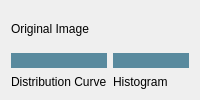
      <widget class="QWidget" name="curves">
       <attribute name="title">
        <string>Curves</string>
       </attribute>
       <layout class="QVBoxLayout" name="verticalLayout_10">
        <item>
         <layout class="QVBoxLayout" name="verticalLayout_9">
          <item>
           <layout class="QHBoxLayout" name="horizontalLayout_9">
            <item>
             <widget class="QLabel" name="original_image_tab3">
              <property name="text">
               <string>Original Image</string>
              </property>
             </widget>
            </item>
           </layout>
          </item>
          <item>
           <layout class="QHBoxLayout" name="horizontalLayout_10">
            <item>
             <layout class="QVBoxLayout" name="verticalLayout_11">
              <item>
               <widget class="QWidget" name="distribution_curve_graph" native="true">
                <property name="styleSheet">
                 <string notr="true">background-color: rgb(89, 138, 158);</string>
                </property>
               </widget>
              </item>
              <item>
               <widget class="QLabel" name="distribution_curve_label">
                <property name="text">
                 <string>Distribution Curve</string>
                </property>
               </widget>
              </item>
             </layout>
            </item>
            <item>
             <layout class="QVBoxLayout" name="verticalLayout_12">
              <item>
               <widget class="QWidget" name="histogram_graph" native="true">
                <property name="styleSheet">
                 <string notr="true">background-color: rgb(89, 138, 158);
</string>
                </property>
               </widget>
              </item>
              <item>
               <widget class="QLabel" name="histogram_label">
                <property name="text">
                 <string>Histogram</string>
                </property>
               </widget>
              </item>
             </layout>
            </item>
           </layout>
          </item>
         </layout>
        </item>
       </layout>
      </widget>
